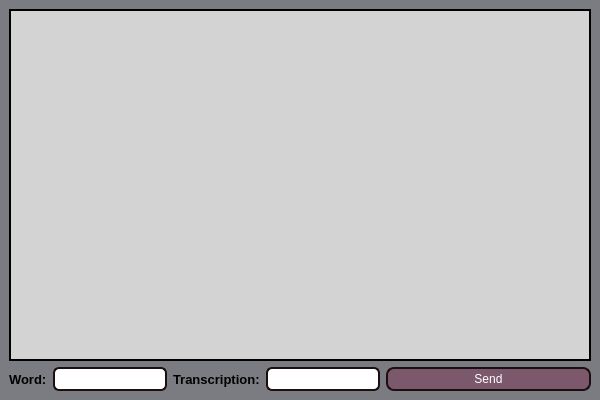
<?xml version="1.0" encoding="UTF-8"?>
<ui version="4.0">
 <class>MainWindow</class>
 <widget class="QMainWindow" name="MainWindow">
  <property name="geometry">
   <rect>
    <x>0</x>
    <y>0</y>
    <width>600</width>
    <height>400</height>
   </rect>
  </property>
  <property name="windowTitle">
   <string>EnglishDictionaryServer</string>
  </property>
  <property name="styleSheet">
   <string notr="true">QMainWindow {
	background-color: #7B7C81;
}

</string>
  </property>
  <widget class="QWidget" name="centralwidget">
   <layout class="QGridLayout" name="gridLayout">
    <item row="1" column="1">
     <widget class="QLineEdit" name="leWord">
      <property name="sizePolicy">
       <sizepolicy hsizetype="Fixed" vsizetype="Fixed">
        <horstretch>0</horstretch>
        <verstretch>0</verstretch>
       </sizepolicy>
      </property>
      <property name="styleSheet">
       <string notr="true">QLineEdit {
   background-color: white;
   color: black; 
   border: 2px solid #1D0F0F; 
   border-radius: 6px; 
   padding: 2; 
}

</string>
      </property>
     </widget>
    </item>
    <item row="1" column="3">
     <widget class="QLineEdit" name="leTranscription">
      <property name="sizePolicy">
       <sizepolicy hsizetype="Fixed" vsizetype="Fixed">
        <horstretch>0</horstretch>
        <verstretch>0</verstretch>
       </sizepolicy>
      </property>
      <property name="styleSheet">
       <string notr="true">QLineEdit {
   background-color: white;
   color: black; 
   border: 2px solid #1D0F0F; 
   border-radius: 6px; 
   padding: 2; 
}

</string>
      </property>
     </widget>
    </item>
    <item row="0" column="0" colspan="5">
     <widget class="QTableView" name="tvDataBase">
      <property name="styleSheet">
       <string notr="true">QTableView
 { 
	background-color: lightgray;
	color: black;
	border: 2px solid black;
 }

 QTableView::item 
{
	height: 40px; 
}

QTableView::item:selected 
{ 
	background-color: blue;
	color: white;
}

QHeaderView::section {
	 background-color: #D4DBE2;
 }

</string>
      </property>
     </widget>
    </item>
    <item row="1" column="2">
     <widget class="QLabel" name="label_2">
      <property name="sizePolicy">
       <sizepolicy hsizetype="Fixed" vsizetype="Preferred">
        <horstretch>0</horstretch>
        <verstretch>0</verstretch>
       </sizepolicy>
      </property>
      <property name="font">
       <font>
        <pointsize>10</pointsize>
        <bold>true</bold>
       </font>
      </property>
      <property name="text">
       <string>Transcription:</string>
      </property>
     </widget>
    </item>
    <item row="1" column="0">
     <widget class="QLabel" name="label">
      <property name="sizePolicy">
       <sizepolicy hsizetype="Fixed" vsizetype="Preferred">
        <horstretch>0</horstretch>
        <verstretch>0</verstretch>
       </sizepolicy>
      </property>
      <property name="font">
       <font>
        <pointsize>10</pointsize>
        <bold>true</bold>
       </font>
      </property>
      <property name="text">
       <string>Word:</string>
      </property>
     </widget>
    </item>
    <item row="1" column="4">
     <widget class="QPushButton" name="btnSend">
      <property name="enabled">
       <bool>true</bool>
      </property>
      <property name="sizePolicy">
       <sizepolicy hsizetype="Expanding" vsizetype="Fixed">
        <horstretch>0</horstretch>
        <verstretch>0</verstretch>
       </sizepolicy>
      </property>
      <property name="styleSheet">
       <string notr="true">QPushButton {
   background-color: #7B586B; 
   color: white; 
   border: 2px solid #1D0F0F; 
   border-radius: 8px; 
   padding: 3; }

QPushButton:pressed { 
	background-color: #D4DBE2;
 }</string>
      </property>
      <property name="text">
       <string>Send</string>
      </property>
     </widget>
    </item>
   </layout>
  </widget>
  <widget class="QMenuBar" name="menubar">
   <property name="geometry">
    <rect>
     <x>0</x>
     <y>0</y>
     <width>600</width>
     <height>22</height>
    </rect>
   </property>
  </widget>
 </widget>
 <resources/>
 <connections/>
</ui>
